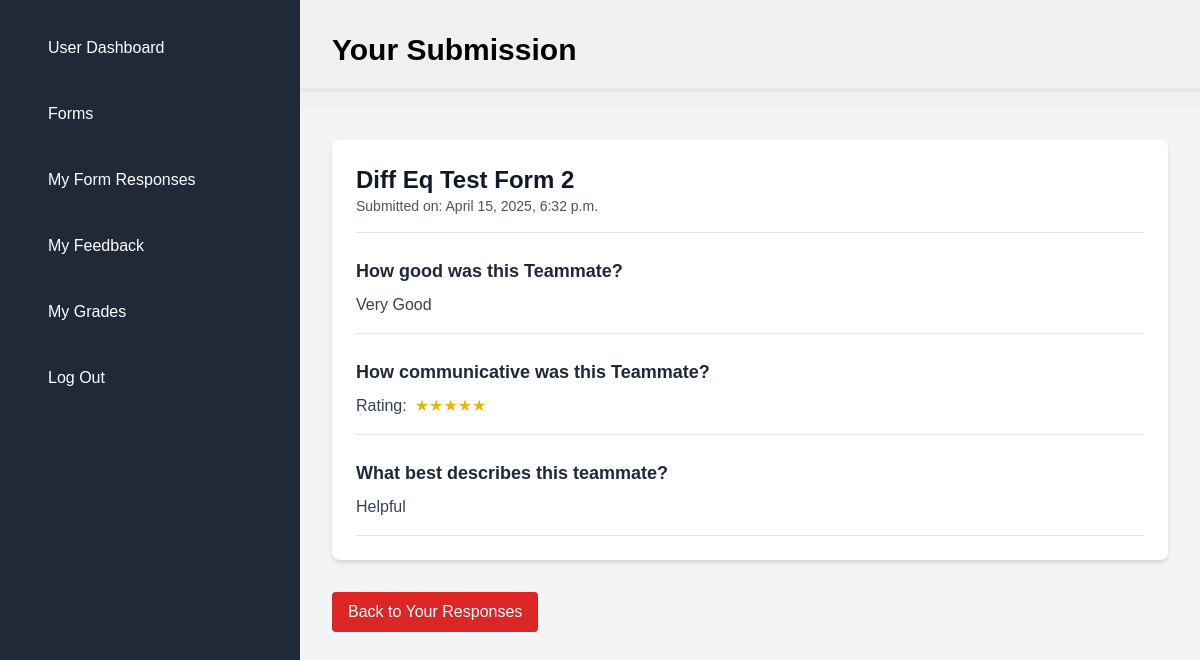
Screenshot of /student/your-responses/2/ (signed in) with the database file from the repository.
### main/models.py (models this page shows, shortened)
class FormResponse(models.Model):
    form = models.ForeignKey(Form, on_delete=models.CASCADE, related_name='responses')
    student = models.ForeignKey(settings.AUTH_USER_MODEL, on_delete=models.CASCADE, related_name="submitted_responses") # the evaluator
    target_student = models.ForeignKey(settings.AUTH_USER_MODEL, on_delete=models.CASCADE, related_name="received_responses", null=True, blank=True) # the evaluatee
    submitted_at = models.DateTimeField(auto_now_add=True)
    class Meta:
        unique_together = ['form', 'student', 'target_student']

class Form(models.Model):
    title = models.CharField(max_length=200)
    description = models.TextField(blank=True)
    deadline = models.DateTimeField(null=True, blank=True)
    course = models.ForeignKey('courses.Course', on_delete=models.CASCADE, related_name='forms', null=True, blank=True)
    creator = models.ForeignKey(settings.AUTH_USER_MODEL, on_delete=models.CASCADE)
    teams = models.ManyToManyField('courses.Team', related_name='forms', blank=True)
    created_at = models.DateTimeField(auto_now_add=True)
    updated_at = models.DateTimeField(auto_now=True)
    allow_multiple_responses = models.BooleanField(default=False, help_text="Allow each student to submit one response per teammate")

class QuestionResponse(models.Model):
    form_response = models.ForeignKey(FormResponse, on_delete=models.CASCADE, related_name='question_responses')
    question = models.ForeignKey(Question, on_delete=models.CASCADE)
    answer_text = models.TextField(blank=True)
    selected_choice = models.ForeignKey(Choice, on_delete=models.CASCADE, null=True, blank=True)
    rating_value = models.IntegerField(null=True, blank=True)

class Question(models.Model):
    QUESTION_TYPES = [
        ('text', 'Short Answer'),
        ('multiple_choice', 'Multiple Choice'),
        ('likert', 'Likert'),
    ]
    form = models.ForeignKey(Form, on_delete=models.CASCADE, related_name='questions')
    question_text = models.TextField()
    question_type = models.CharField(max_length=20, choices=QUESTION_TYPES)
    required = models.BooleanField(default=True)
    order = models.PositiveIntegerField(default=0)

class Choice(models.Model):
    question = models.ForeignKey(Question, on_delete=models.CASCADE, related_name='choices')
    choice_text = models.CharField(max_length=200)

### student/views.py (the view)
# urls.py: path('your-responses/<int:response_id>/', views.student_response_details_view, name="your_response_details"),
@login_required
def student_response_details_view(request, response_id):
    student = request.user
    response = get_object_or_404(FormResponse, id=response_id, student=student)
    question_responses = response.question_responses.all().select_related('question')
    return render(request, 'student/yourResponseDetails.html', {
        'response': response,
        'question_responses': question_responses
    })

### student/templates/student/yourResponseDetails.html
{% extends 'shared/base.html' %}
{% block content %}
<h1 class="text-3xl font-bold mb-5 mt-8 ml-8">Your Submission</h1>
<hr class="my-4 border-t-4" />
<div class="flex flex-col gap-8 p-8 bg-gray-100 min-h-screen">
    <div class="bg-white shadow-md rounded-lg p-6 w-full max-w-4xl mx-auto relative">
        <div class="mb-6 border-b pb-4">
            <h2 class="text-2xl font-semibold text-gray-900">{{ response.form.title }}</h2>
            <p class="text-sm text-gray-600">Submitted on: {{ response.submitted_at|date:"F j, Y, g:i a" }}</p>
        </div>
        <div class="space-y-6">
            {% for question_response in question_responses %}
                <div class="border-b pb-4">
                    <h3 class="text-lg font-semibold text-gray-800 mb-2">
                        {{ question_response.question.question_text }}
                    </h3>
                    {% if question_response.question.question_type == 'text' %}
                        <p class="text-gray-700">{{ question_response.answer_text }}</p>
                    {% elif question_response.question.question_type == 'multiple_choice' %}
                        <p class="text-gray-700">{{ question_response.selected_choice.choice_text }}</p>
                    {% elif question_response.question.question_type == 'likert' %}
                        <div class="flex items-center gap-2">
                            <span class="text-gray-700">Rating:</span>
                            <div class="flex">
                                {% for i in "12345"|make_list %}
                                    <span class="{% if forloop.counter <= question_response.rating_value %}text-yellow-500{% else %}text-gray-300{% endif %}">
                                        ★
                                    </span>
                                {% endfor %}
                            </div>
                        </div>
                    {% endif %}
                </div>
            {% endfor %}
        </div>
    </div>
    <div class="flex justify-between items-center">
        <a
            href="{% url 'student:your_responses' %}"
            class="bg-red-600 text-white px-4 py-2 rounded hover:bg-red-700"
        >
            Back to Your Responses
        </a>
    </div>
</div>
{% endblock %}

### main/static/main/css/styles.css (style rules this page uses)
body { margin: 0; padding: 0; font-family: "Poppins", sans-serif; }

### shared/templates/shared/base.html (style rules this page uses)
body { background-color: #f0f0f0; font-family: Arial, sans-serif; }

### rows the page displays
FormResponse: form "Diff Eq Test Form 2", submitted_at "April 15, 2025, 6:32 p.m."
QuestionResponse: question.question_text "How good was this Teammate?", answer_text "Very Good"
QuestionResponse: question.question_text "How communicative was this Teammate?", shows "Rating:"
QuestionResponse: question.question_text "What best describes this teammate?", selected_choice.choice_text "Helpful"
